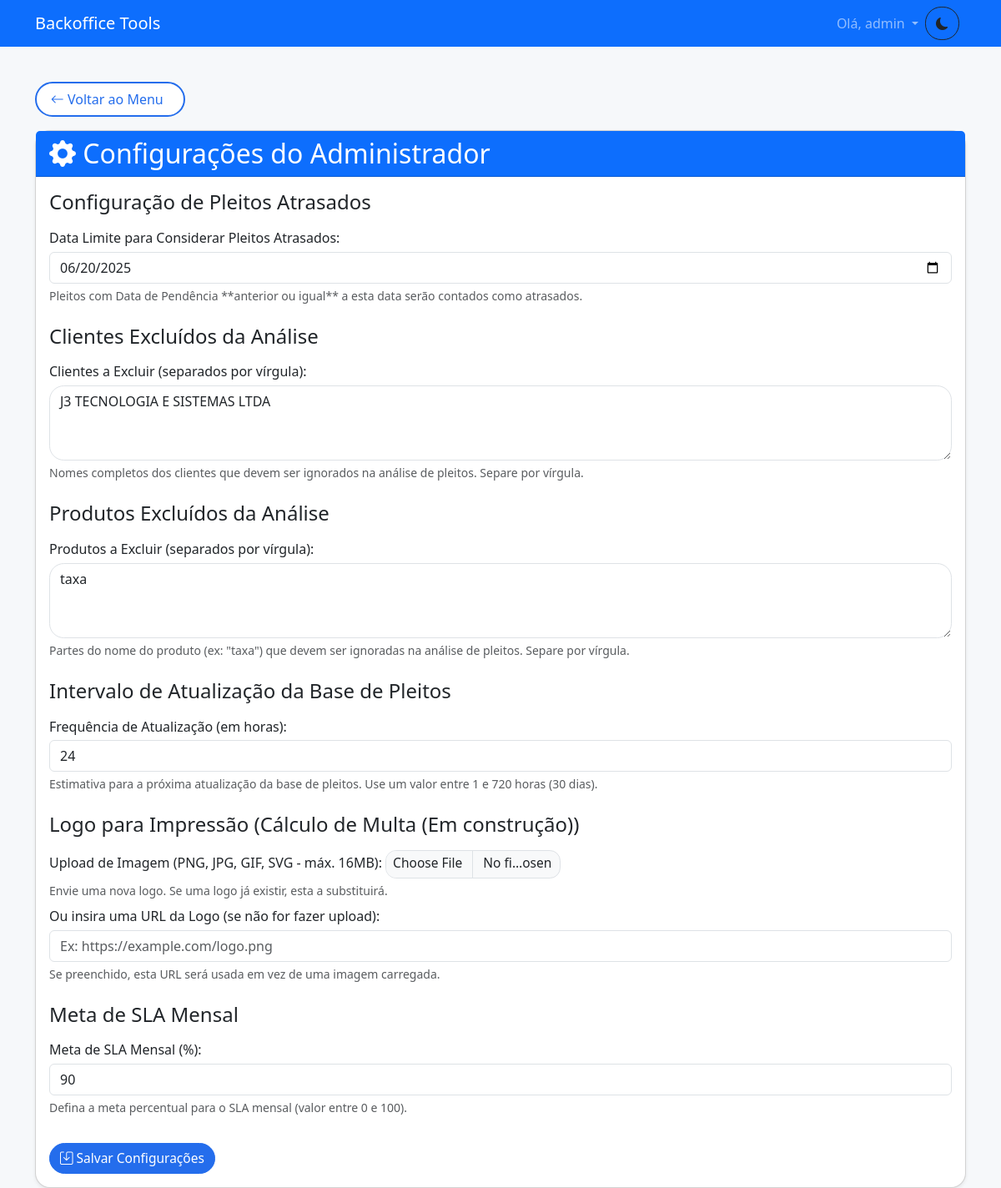
The app's page /admin_settings (signed in), older data.
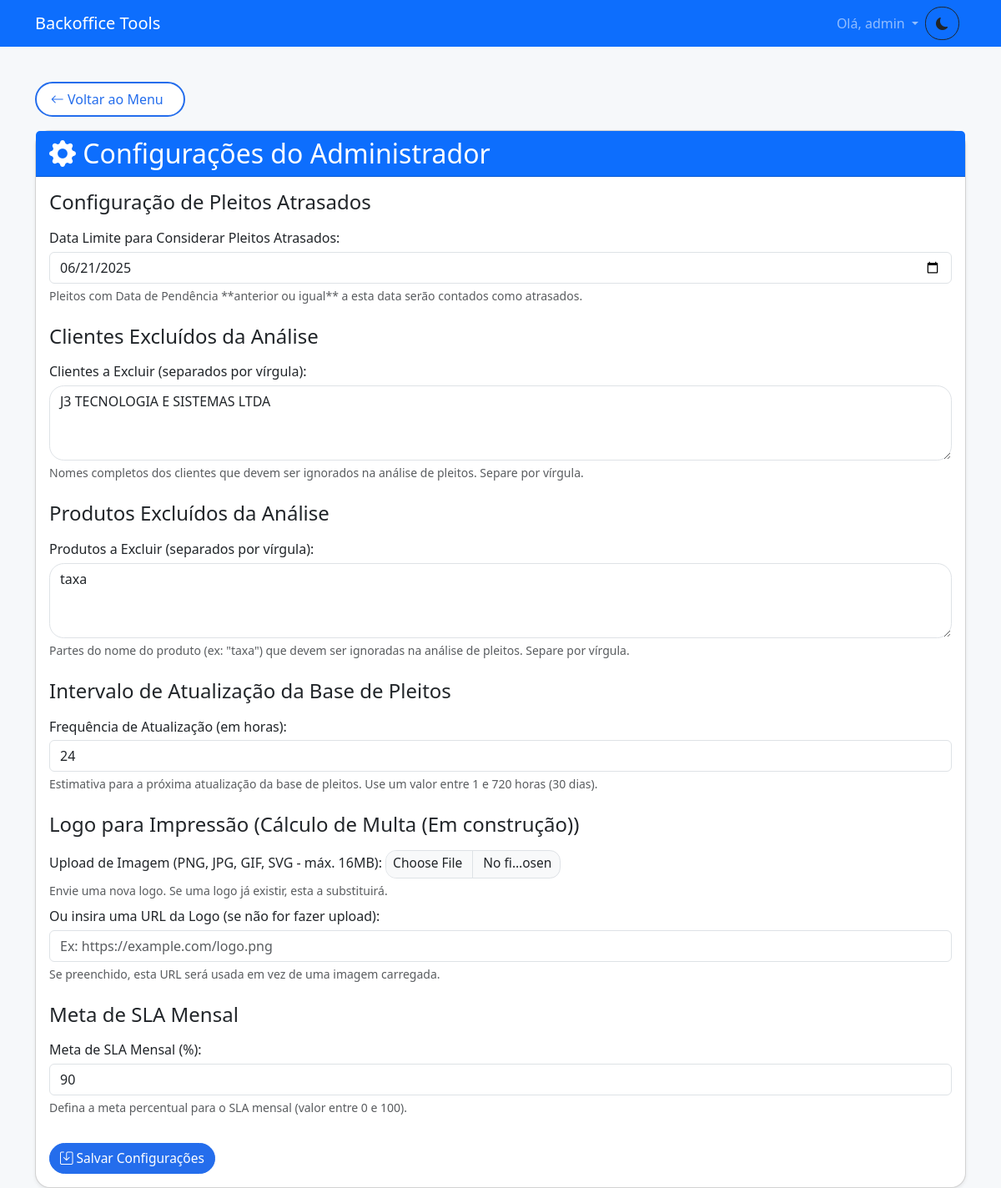
The same page, newer data.
### models.py (models this page shows, shortened)
class Configuracao(db.Model):
    id = db.Column(db.Integer, primary_key=True)
    chave = db.Column(db.String(100), unique=True, nullable=False)
    valor = db.Column(db.String(255), nullable=True)
    tipo = db.Column(db.String(50), nullable=True)
    descricao = db.Column(db.Text, nullable=True)

### app.py (the view, shortened to what this page needs)
@app.route('/admin_settings', methods=['GET', 'POST'])
@permission_required('can_manage_users') # Apenas Admin pode acessar configurações gerais
def admin_settings():
    config_atraso = Configuracao.query.filter_by(chave='data_limite_pleitos_atrasados').first()
    data_limite_atraso = config_atraso.valor if config_atraso else (datetime.now() - timedelta(days=30)).strftime('%Y-%m-%d') # Valor padrão se não existir
    config_clientes_excluidos = Configuracao.query.filter_by(chave='clientes_excluidos').first()
    clientes_excluidos = json.loads(config_clientes_excluidos.valor) if config_clientes_excluidos and config_clientes_excluidos.valor else []
    clientes_excluidos_str = ", ".join(clientes_excluidos)
    config_produtos_excluidos = Configuracao.query.filter_by(chave='produtos_excluidos').first()
    produtos_excluidos = json.loads(config_produtos_excluidos.valor) if config_produtos_excluidos and config_produtos_excluidos.valor else []
    produtos_excluidos_str = ", ".join(produtos_excluidos)
    config_intervalo_atualizacao = Configuracao.query.filter_by(chave='intervalo_atualizacao_base_horas').first()
    intervalo_atualizacao_horas = config_intervalo_atualizacao.valor if config_intervalo_atualizacao else "24" # Padrão
    config_logo_impressao = Configuracao.query.filter_by(chave='logo_impressao_url').first()
    logo_impressao_url = config_logo_impressao.valor if config_logo_impressao else ""
    config_sla_meta = Configuracao.query.filter_by(chave='sla_meta_percentual').first()
    sla_meta_percentual = config_sla_meta.valor if config_sla_meta else "90" # Padrão
    return render_template(
        'admin_settings.html',
        data_limite_atraso=data_limite_atraso,
        clientes_excluidos_str=clientes_excluidos_str,
        produtos_excluidos_str=produtos_excluidos_str,
        intervalo_atualizacao_horas=intervalo_atualizacao_horas,
        logo_impressao_url=logo_impressao_url,
        sla_meta_percentual=sla_meta_percentual # NOVO
    )

### app.py (called while the page is built)
def permission_required(permission_name):
    def decorator(f):
        @wraps(f)
        def decorated_function(*args, **kwargs):
            if 'username' not in session:
                flash('Você precisa estar logado para acessar esta funcionalidade.', 'danger')
                return redirect(url_for('login'))
            user = User.query.filter_by(username=session['username']).first()
            if user and hasattr(user.role, permission_name) and getattr(user.role, permission_name):
                return f(*args, **kwargs)
            else:
                flash('Você não tem permissão para realizar esta ação ou acessar esta página.', 'danger')
                return redirect(url_for('menu')) # Ou abort(403)
        return decorated_function
    return decorator

### templates/admin_settings.html (shortened to what the changed rows need)
{% extends "base.html" %}
{% block content %}
<div class="card shadow-sm">
    <div class="card-header bg-primary text-white">
        <h2 class="mb-0">
            <i class="bi bi-gear-fill"></i> Configurações do Administrador
        </h2>
    </div>
    <div class="card-body">
        <form method="POST" action="{{ url_for('admin_settings') }}" enctype="multipart/form-data">
            <div class="mb-3">
                <label for="data_limite_pleitos_atrasados" class="form-label">
                    Data Limite para Considerar Pleitos Atrasados:
                </label>
                <input type="date" class="form-control" id="data_limite_pleitos_atrasados"
                       name="data_limite_pleitos_atrasados"
                       value="{{ data_limite_atraso }}" required>
                <div class="form-text">
                    Pleitos com Data de Pendência **anterior ou igual** a esta data serão contados como atrasados.
                </div>
            </div>
        </form>
    </div>
</div>
{% endblock %}

Row changes from the older to the newer data that the page shows:
changed Configuracao (number 1 of 3 on the later page): data_limite_pleitos_atrasados "06/20/2025" → "06/21/2025"
